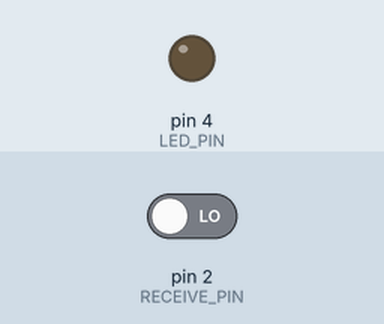
A sketch run on a simulated Arduino Uno, built with avr-gcc and run on an emulated ATmega328P. Shown: output pins drawn as LEDs (lit = HIGH). Inputs (shaded band) come from the test bench; at power-on: pin 2 (RECEIVE_PIN) LOW.

Above: at 1.2 s.
1.3 s: pin 2 (RECEIVE_PIN) driven HIGH
At 1.7 s:
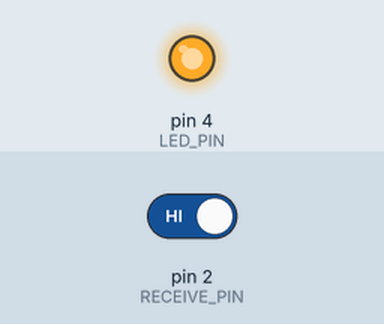
2.8 s: pin 2 (RECEIVE_PIN) driven LOW
At 4.0 s:
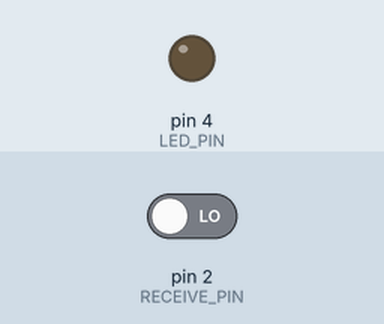
Timing chart, 0 to 5.8 s (numbered marks = the images above; inputs shaded):
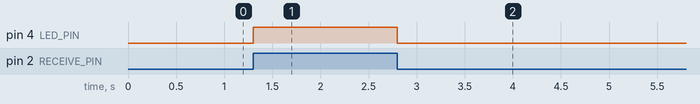

Measured:
- after the input at 1.3 s, pin 4 (LED_PIN): LOW → HIGH at once
- after the input at 2.8 s, pin 4 (LED_PIN): HIGH → LOW at once

The sketch:

LEDDestination.ino
```cpp
#define RECEIVE_PIN 2
#define LED_PIN 4

void setup() {
    pinMode(RECEIVE_PIN, INPUT);
    pinMode(LED_PIN, OUTPUT);
}

void loop() {
    digitalWrite(LED_PIN, digitalRead(RECEIVE_PIN));
}
```
